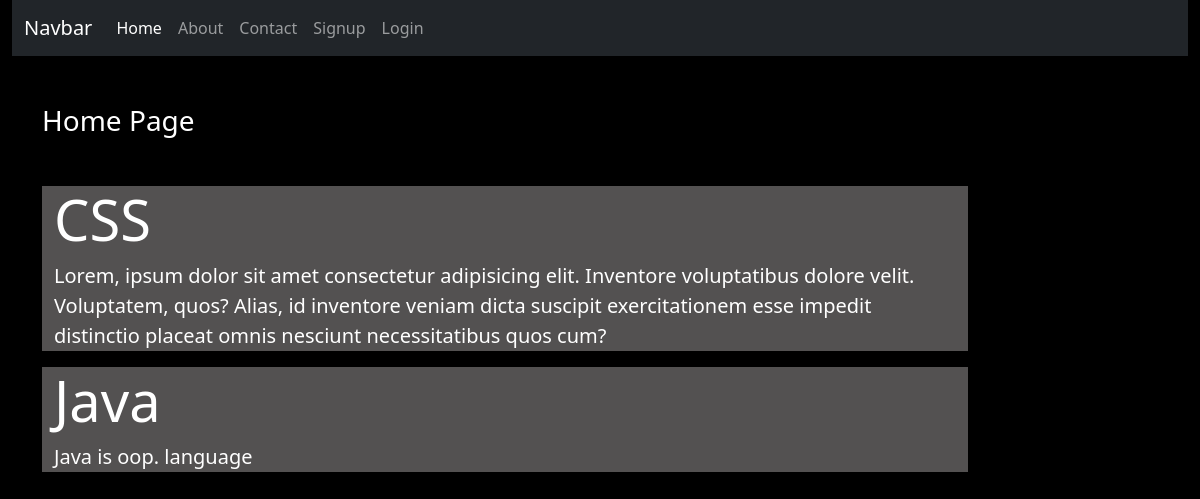
The page / on the database its author committed.
### blog/models.py (models this page shows)
class Post(models.Model):
    title = models.CharField(max_length=100)
    desc = models.TextField()

### blog/views.py (the view)
# urls.py: 2. Add a URL to urlpatterns:  path('', views.home, name='home')
def home(request):
    posts = Post.objects.all()
    return render(request, 'blog/home.html',{'posts':posts})

### blog/templates/blog/home.html
{% extends 'blog/base.html' %}
{% load static %}
{% block content %}
<div class="col-sm-10">
    <h3 class="text-white my-5">Home Page</h3>
    {% for post in posts %}
    <div class="jumbotron jumbotron-fluid jumbo-color text-white">
        <div class="container">
          <h1 class="display-4 font-weight-bold">{{post.title}}</h1>
          <p class="lead">{{ post.desc }}</p>
        </div>
      </div>
     {% endfor %}
</div>
{% endblock content %}

### blog/static/blog/css/core.css (style rules this page uses)
body { background-color: black; color: antiquewhite; }
.jumbo-color { background-color: rgb(83, 81, 81); }

### rows shown on the page
Post: title "CSS", desc "Lorem, ipsum dolor sit amet consectetur adipisicing elit. Inventore voluptatibus dolore velit. Voluptatem, quos? Alias, id inventore veniam dicta suscipit exercitationem esse impedit distinctio placeat omnis nesciunt necessitatibus quos cum?"
Post: title "Java", desc "Java is oop. language"
